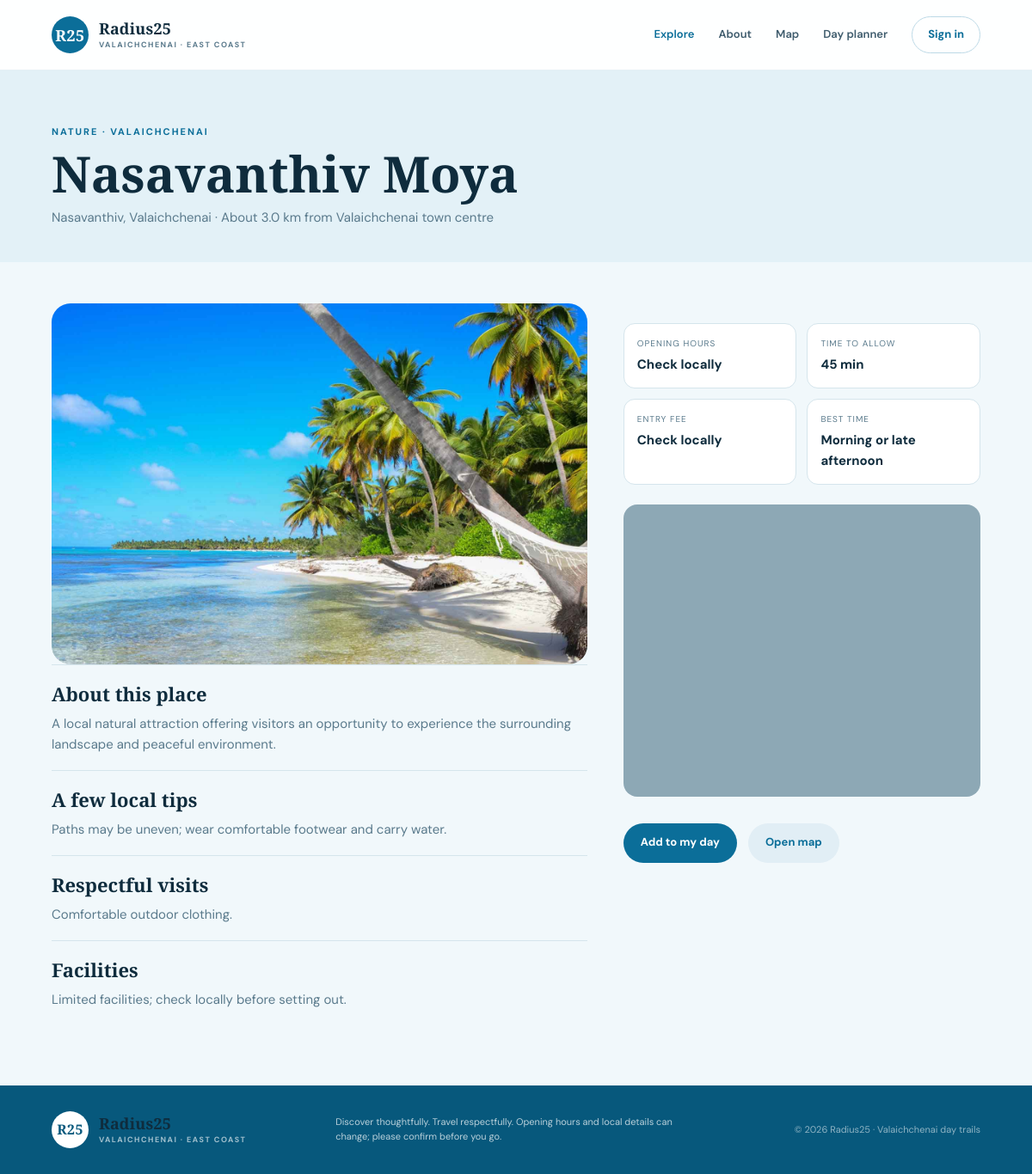
The page /place.php?id=2 on the database its author committed.
### tables this page shows
CREATE TABLE places (
  id INT UNSIGNED AUTO_INCREMENT PRIMARY KEY,
  name VARCHAR(180) NOT NULL,
  description TEXT NOT NULL,
  category VARCHAR(40) NOT NULL,
  address VARCHAR(255) NOT NULL DEFAULT 'Valaichchenai, Sri Lanka',
  latitude DECIMAL(10,7) NOT NULL,
  longitude DECIMAL(10,7) NOT NULL,
  opening_time TIME NULL,
  closing_time TIME NULL,
  visit_duration INT UNSIGNED NOT NULL DEFAULT 60,
  entry_fee DECIMAL(10,2) NULL,
  image_url VARCHAR(1000) NULL,
  travel_tips TEXT NULL,
  dress_code TEXT NULL,
  facilities TEXT NULL,
  best_visit_time VARCHAR(120) NULL,
  distance_from_home DECIMAL(6,2) NULL,
  is_active TINYINT(1) NOT NULL DEFAULT 1,
  created_at TIMESTAMP NOT NULL DEFAULT CURRENT_TIMESTAMP,
  updated_at TIMESTAMP NOT NULL DEFAULT CURRENT_TIMESTAMP ON UPDATE CURRENT_TIMESTAMP,
  INDEX idx_places_active_category (is_active, category),
  INDEX idx_places_name (name)
);

### includes/functions.php (called while the page is built, shortened)
<?php
function db(): PDO
{
    static $pdo = null;
    if ($pdo instanceof PDO) {
        return $pdo;
    }
    $dsn = 'mysql:host=' . DB_HOST . ';dbname=' . DB_NAME . ';charset=' . DB_CHARSET;
    $pdo = new PDO($dsn, DB_USER, DB_PASS, [
        PDO::ATTR_ERRMODE => PDO::ERRMODE_EXCEPTION,
        PDO::ATTR_DEFAULT_FETCH_MODE => PDO::FETCH_ASSOC,
        PDO::ATTR_EMULATE_PREPARES => false,
    ]);
    return $pdo;
}
function e(mixed $value): string
{
    return htmlspecialchars((string) $value, ENT_QUOTES | ENT_SUBSTITUTE, 'UTF-8');
}
function url(string $path = ''): string
{
    $base = rtrim(APP_BASE_URL, '/');
    $path = ltrim($path, '/');
    return $base . ($path === '' ? '/' : '/' . $path);
}
function haversine_km(float $lat1, float $lng1, float $lat2, float $lng2): float
{
    $earthRadius = 6371.0;
    $dLat = deg2rad($lat2 - $lat1);
    $dLng = deg2rad($lng2 - $lng1);
    $a = sin($dLat / 2) ** 2 + cos(deg2rad($lat1)) * cos(deg2rad($lat2)) * sin($dLng / 2) ** 2;
    return 2 * $earthRadius * atan2(sqrt($a), sqrt(1 - $a));
}
function distance_from_home_km(array $place): float
{
    return haversine_km(HOME_LAT, HOME_LNG, (float) $place['latitude'], (float) $place['longitude']);
}
function place_by_id(PDO $pdo, int $id, bool $includeInactive = false): ?array
{
    $sql = 'SELECT * FROM places WHERE id = :id' . ($includeInactive ? '' : ' AND is_active = 1');
    $statement = $pdo->prepare($sql);
    $statement->execute(['id' => $id]);
    $place = $statement->fetch();
    return $place ?: null;
}
function format_duration(int $minutes): string
{
    $hours = intdiv($minutes, 60);
    $remaining = $minutes % 60;
    if ($hours === 0) {
        return $remaining . ' min';
    }
    return $hours . ' hr' . ($hours > 1 ? 's' : '') . ($remaining ? ' ' . $remaining . ' min' : '');
}
function format_fee(mixed $fee): string
{
    return $fee === null || $fee === '' ? 'Check locally' : 'LKR ' . number_format((float) $fee, 0);
}
function map_url(float $lat, float $lng): string
{
    return 'https://www.openstreetmap.org/?mlat=' . rawurlencode((string) $lat) .
        '&mlon=' . rawurlencode((string) $lng) . '#map=16/' .
        rawurlencode((string) $lat) . '/' . rawurlencode((string) $lng);
}
function image_url(array $place): string
{
    $candidate = trim((string) ($place['image_url'] ?? ''));
    return url('assets/images/radius25-hero.jpg');
}

### place.php (the view, shortened to what this page needs)
<?php
$id = filter_input(INPUT_GET, 'id', FILTER_VALIDATE_INT) ?: 0;
$place = place_by_id(db(), $id);
$lat = (float) $place['latitude'];
$lng = (float) $place['longitude'];
$distanceFromHome = distance_from_home_km($place);
$mapEmbed = 'https://www.openstreetmap.org/export/embed.html?bbox=' .
    rawurlencode(($lng - 0.008) . ',' . ($lat - 0.006) . ',' . ($lng + 0.008) . ',' . ($lat + 0.006)) .
    '&layer=mapnik&marker=' . rawurlencode($lat . ',' . $lng);
require __DIR__ . '/includes/header.php';
?>
<section class="page-hero">
    <div class="container">
        <span class="eyebrow"><?= e($place['category']) ?> · Valaichchenai </span>
        <h1><?= e($place['name']) ?></h1>
        <p><?= e($place['address']) ?> · About <?= e(number_format($distanceFromHome, 1)) ?> km from <?= e(HOME_LABEL) ?></p>
    </div>
</section>
<section class="container place-detail">
    <div>
        <img class="detail-image" src="<?= e(image_url($place)) ?>" alt="<?= e($place['name']) ?>">
        <div class="detail-section">
            <h2>About this place</h2><p><?= nl2br(e($place['description'])) ?></p>
        </div>
        <?php if (!empty($place['travel_tips'])): ?>
            <div class="detail-section"><h2>A few local tips</h2><p><?= nl2br(e($place['travel_tips'])) ?></p></div>
        <?php endif; ?>
        <?php if (!empty($place['dress_code'])): ?>
            <div class="detail-section"><h2>Respectful visits</h2><p><?= nl2br(e($place['dress_code'])) ?></p></div>
        <?php endif; ?>
        <?php if (!empty($place['facilities'])): ?>
            <div class="detail-section"><h2>Facilities</h2><p><?= nl2br(e($place['facilities'])) ?></p></div>
        <?php endif; ?>
    </div>
    <aside class="detail-side">
        <div class="detail-stats">
            <div class="stat-box"><small>Opening hours</small><strong><?= $place['opening_time'] && $place['closing_time'] ? e(date('g:i A', strtotime($place['opening_time'])) . ' – ' . date('g:i A', strtotime($place['closing_time']))) : 'Check locally' ?></strong></div>
            <div class="stat-box"><small>Time to allow</small><strong><?= e(format_duration((int) $place['visit_duration'])) ?></strong></div>
            <div class="stat-box"><small>Entry fee</small><strong><?= e(format_fee($place['entry_fee'])) ?></strong></div>
            <div class="stat-box"><small>Best time</small><strong><?= e($place['best_visit_time'] ?: 'Check locally') ?></strong></div>
        </div>
        <iframe class="map-frame" title="Map showing <?= e($place['name']) ?>" loading="lazy" src="<?= e($mapEmbed) ?>"></iframe>
        <div class="hero-actions spacer-top">
            <a class="button button-primary" href="<?= e(url('planner.php?place=' . (int) $place['id'])) ?>">Add to my day</a>
            <a class="button button-soft" href="<?= e(map_url($lat, $lng)) ?>" target="_blank" rel="noopener noreferrer">Open map</a>
        </div>
    </aside>
</section>
<?php require __DIR__ . '/includes/footer.php'; ?>

### assets/css/style.css (style rules this page uses)
:root { --ink:#0f2c3d; --muted:#5a7a8c; --paper:#f1f8fb; --white:#ffffff; --line:#d5e5ec; --forest:#0b6e99; --forest-dark:#07587c; --leaf:#4aa8cd; --sun:#22222a; --sand:#f7e8c9; --rose:#c94b41; --shadow:0 18px 55px rgba(11,110,153,.12); --radius:22px; --hero-fallback: #0b6e99; }
* { box-sizing:border-box }
html { scroll-behavior:smooth }
body { margin:0;background:var(--paper);color:var(--ink); font-family:"DM Sans",system-ui,sans-serif; font-size:15px;line-height:1.6 }
a { color:inherit; text-decoration:none }
button,a,input,select,textarea { outline-color:var(--sun) }
img { display:block; max-width:100% }
.container { width:min(1120px,90%); margin:0 auto }
.eyebrow { color:var(--forest);font-size:11px; font-weight:700; letter-spacing:.18em; text-transform:uppercase }
.hero-actions { display:flex; align-items:center; gap:13px;flex-wrap:wrap }
.button { display:inline-flex; justify-content:center; align-items:center; gap:9px;min-height:46px; padding:11px 19px; border:1px solid transparent; border-radius:999px; font-size:13px; font-weight:700; cursor:pointer; transition:transform .2s, background .2s,border-color .2s }
.button-primary { background:var(--forest); color:#fff }
.button-soft { background:#e1eef5; color:var(--forest) }
.page-hero { padding:58px 0 40px; background:#e3f1f7 }
.page-hero h1 { font:600 clamp(38px,5vw,58px)/1.05 "Playfair Display",serif; margin:8px 0 }
.page-hero p { max-width:600px; color:var(--muted); margin:0 }
.place-detail { display:grid; grid-template-columns:1.2fr .8fr; gap:42px;padding:48px 0 70px }
.detail-image { width:100%; height:420px; object-fit:cover; border-radius:var(--radius); background:#dfeef4 }
.detail-stats { display:grid; grid-template-columns:1fr 1fr; gap:12px;margin:23px 0 }
.stat-box { padding:15px; border-radius:13px; background:var(--white); border:1px solid var(--line) }
.stat-box small { display:block; color:var(--muted); font-size:10px; text-transform:uppercase; letter-spacing:.1em }
.stat-box strong { display:block; margin-top:4px }
.detail-section { border-top:1px solid var(--line);padding:18px 0 }
.detail-section h2 { font:600 22px "Playfair Display", serif;margin:0 0 8px }
.detail-section p { color:var(--muted); margin:0 }
.detail-side { align-self:start; position:sticky; top:105px }
.map-frame { width:100%; height:340px; border:0; border-radius:16px; background:#8da8b5 }
.spacer-top { margin-top:24px }

### rows shown on the page
places: category "NATURE", name "Nasavanthiv Moya", address "Nasavanthiv, Valaichchenai", distanceFromHome "3.0", description "A local natural attraction offering visitors an opportunity to experience the surrounding landscape and peaceful environment.", travel_tips "Paths may be uneven; wear comfortable footwear and carry water.", dress_code "Comfortable outdoor clothing.", facilities "Limited facilities; check locally before setting out.", visit_duration "45 min", entry_fee "Check locally", best_visit_time "Morning or late afternoon"

### other values the page prints
HOME_LABEL "Valaichchenai town centre"
